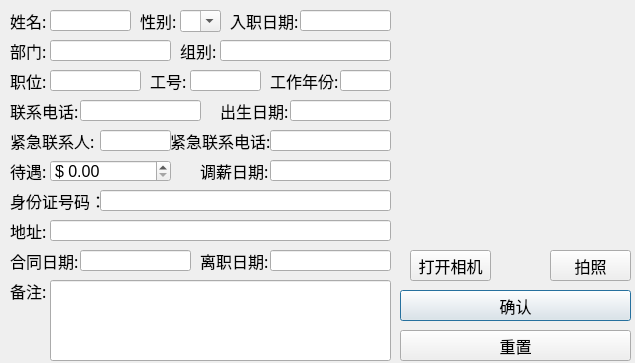
<?xml version="1.0" encoding="UTF-8"?>
<ui version="4.0">
 <class>Dialog</class>
 <widget class="QDialog" name="Dialog">
  <property name="geometry">
   <rect>
    <x>0</x>
    <y>0</y>
    <width>635</width>
    <height>363</height>
   </rect>
  </property>
  <property name="sizePolicy">
   <sizepolicy hsizetype="Fixed" vsizetype="Fixed">
    <horstretch>0</horstretch>
    <verstretch>0</verstretch>
   </sizepolicy>
  </property>
  <property name="font">
   <font>
    <pointsize>12</pointsize>
   </font>
  </property>
  <property name="windowTitle">
   <string>人员信息</string>
  </property>
  <property name="windowIcon">
   <iconset>
    <normaloff>ICO/主题.png</normaloff>ICO/主题.png</iconset>
  </property>
  <widget class="QLabel" name="label">
   <property name="geometry">
    <rect>
     <x>10</x>
     <y>10</y>
     <width>41</width>
     <height>21</height>
    </rect>
   </property>
   <property name="font">
    <font>
     <family>宋体</family>
     <pointsize>12</pointsize>
    </font>
   </property>
   <property name="text">
    <string>姓名:</string>
   </property>
  </widget>
  <widget class="QLineEdit" name="Text_XingMing">
   <property name="geometry">
    <rect>
     <x>50</x>
     <y>10</y>
     <width>81</width>
     <height>21</height>
    </rect>
   </property>
   <property name="layoutDirection">
    <enum>Qt::LeftToRight</enum>
   </property>
   <property name="autoFillBackground">
    <bool>false</bool>
   </property>
   <property name="inputMask">
    <string/>
   </property>
   <property name="alignment">
    <set>Qt::AlignLeading|Qt::AlignLeft|Qt::AlignVCenter</set>
   </property>
  </widget>
  <widget class="QLabel" name="label_2">
   <property name="geometry">
    <rect>
     <x>140</x>
     <y>10</y>
     <width>41</width>
     <height>21</height>
    </rect>
   </property>
   <property name="font">
    <font>
     <family>宋体</family>
     <pointsize>12</pointsize>
    </font>
   </property>
   <property name="text">
    <string>性别:</string>
   </property>
  </widget>
  <widget class="QLabel" name="label_3">
   <property name="geometry">
    <rect>
     <x>10</x>
     <y>40</y>
     <width>41</width>
     <height>21</height>
    </rect>
   </property>
   <property name="font">
    <font>
     <family>宋体</family>
     <pointsize>12</pointsize>
    </font>
   </property>
   <property name="text">
    <string>部门:</string>
   </property>
  </widget>
  <widget class="QLineEdit" name="Text_BuMen">
   <property name="geometry">
    <rect>
     <x>50</x>
     <y>40</y>
     <width>121</width>
     <height>21</height>
    </rect>
   </property>
   <property name="layoutDirection">
    <enum>Qt::LeftToRight</enum>
   </property>
   <property name="autoFillBackground">
    <bool>false</bool>
   </property>
   <property name="inputMask">
    <string/>
   </property>
   <property name="alignment">
    <set>Qt::AlignLeading|Qt::AlignLeft|Qt::AlignVCenter</set>
   </property>
  </widget>
  <widget class="QLineEdit" name="Text_ZhiWei">
   <property name="geometry">
    <rect>
     <x>50</x>
     <y>70</y>
     <width>91</width>
     <height>21</height>
    </rect>
   </property>
   <property name="layoutDirection">
    <enum>Qt::LeftToRight</enum>
   </property>
   <property name="autoFillBackground">
    <bool>false</bool>
   </property>
   <property name="inputMask">
    <string/>
   </property>
   <property name="text">
    <string/>
   </property>
   <property name="alignment">
    <set>Qt::AlignLeading|Qt::AlignLeft|Qt::AlignVCenter</set>
   </property>
  </widget>
  <widget class="QLabel" name="label_4">
   <property name="geometry">
    <rect>
     <x>10</x>
     <y>70</y>
     <width>41</width>
     <height>21</height>
    </rect>
   </property>
   <property name="font">
    <font>
     <family>宋体</family>
     <pointsize>12</pointsize>
    </font>
   </property>
   <property name="text">
    <string>职位:</string>
   </property>
  </widget>
  <widget class="QLabel" name="label_5">
   <property name="geometry">
    <rect>
     <x>150</x>
     <y>70</y>
     <width>41</width>
     <height>21</height>
    </rect>
   </property>
   <property name="font">
    <font>
     <family>宋体</family>
     <pointsize>12</pointsize>
    </font>
   </property>
   <property name="text">
    <string>工号:</string>
   </property>
  </widget>
  <widget class="QLineEdit" name="Text_GongHao">
   <property name="geometry">
    <rect>
     <x>190</x>
     <y>70</y>
     <width>71</width>
     <height>21</height>
    </rect>
   </property>
   <property name="layoutDirection">
    <enum>Qt::LeftToRight</enum>
   </property>
   <property name="autoFillBackground">
    <bool>false</bool>
   </property>
   <property name="inputMask">
    <string/>
   </property>
   <property name="text">
    <string/>
   </property>
   <property name="alignment">
    <set>Qt::AlignLeading|Qt::AlignLeft|Qt::AlignVCenter</set>
   </property>
  </widget>
  <widget class="QLabel" name="label_6">
   <property name="geometry">
    <rect>
     <x>10</x>
     <y>160</y>
     <width>41</width>
     <height>21</height>
    </rect>
   </property>
   <property name="font">
    <font>
     <family>宋体</family>
     <pointsize>12</pointsize>
    </font>
   </property>
   <property name="text">
    <string>待遇:</string>
   </property>
  </widget>
  <widget class="QLabel" name="label_7">
   <property name="geometry">
    <rect>
     <x>180</x>
     <y>40</y>
     <width>41</width>
     <height>21</height>
    </rect>
   </property>
   <property name="font">
    <font>
     <family>宋体</family>
     <pointsize>12</pointsize>
    </font>
   </property>
   <property name="text">
    <string>组别:</string>
   </property>
  </widget>
  <widget class="QLineEdit" name="Text_ZuBie">
   <property name="geometry">
    <rect>
     <x>220</x>
     <y>40</y>
     <width>171</width>
     <height>21</height>
    </rect>
   </property>
   <property name="layoutDirection">
    <enum>Qt::LeftToRight</enum>
   </property>
   <property name="autoFillBackground">
    <bool>false</bool>
   </property>
   <property name="inputMask">
    <string/>
   </property>
   <property name="text">
    <string/>
   </property>
   <property name="alignment">
    <set>Qt::AlignLeading|Qt::AlignLeft|Qt::AlignVCenter</set>
   </property>
  </widget>
  <widget class="QLabel" name="label_8">
   <property name="geometry">
    <rect>
     <x>230</x>
     <y>10</y>
     <width>71</width>
     <height>21</height>
    </rect>
   </property>
   <property name="font">
    <font>
     <family>宋体</family>
     <pointsize>12</pointsize>
    </font>
   </property>
   <property name="text">
    <string>入职日期:</string>
   </property>
  </widget>
  <widget class="QLineEdit" name="Text_RuZhi_RiQi">
   <property name="geometry">
    <rect>
     <x>300</x>
     <y>10</y>
     <width>91</width>
     <height>21</height>
    </rect>
   </property>
   <property name="layoutDirection">
    <enum>Qt::LeftToRight</enum>
   </property>
   <property name="autoFillBackground">
    <bool>false</bool>
   </property>
   <property name="inputMask">
    <string/>
   </property>
   <property name="text">
    <string/>
   </property>
   <property name="alignment">
    <set>Qt::AlignLeading|Qt::AlignLeft|Qt::AlignVCenter</set>
   </property>
  </widget>
  <widget class="QLineEdit" name="Text_LianXiDianHua">
   <property name="geometry">
    <rect>
     <x>80</x>
     <y>100</y>
     <width>121</width>
     <height>21</height>
    </rect>
   </property>
   <property name="layoutDirection">
    <enum>Qt::LeftToRight</enum>
   </property>
   <property name="autoFillBackground">
    <bool>false</bool>
   </property>
   <property name="inputMask">
    <string/>
   </property>
   <property name="text">
    <string/>
   </property>
   <property name="maxLength">
    <number>11</number>
   </property>
   <property name="alignment">
    <set>Qt::AlignLeading|Qt::AlignLeft|Qt::AlignVCenter</set>
   </property>
  </widget>
  <widget class="QLabel" name="label_9">
   <property name="geometry">
    <rect>
     <x>10</x>
     <y>100</y>
     <width>71</width>
     <height>21</height>
    </rect>
   </property>
   <property name="font">
    <font>
     <family>宋体</family>
     <pointsize>12</pointsize>
    </font>
   </property>
   <property name="text">
    <string>联系电话:</string>
   </property>
  </widget>
  <widget class="QComboBox" name="Text_XingBie">
   <property name="enabled">
    <bool>true</bool>
   </property>
   <property name="geometry">
    <rect>
     <x>180</x>
     <y>10</y>
     <width>41</width>
     <height>22</height>
    </rect>
   </property>
   <property name="editable">
    <bool>true</bool>
   </property>
   <property name="frame">
    <bool>true</bool>
   </property>
   <item>
    <property name="text">
     <string/>
    </property>
   </item>
   <item>
    <property name="text">
     <string>男</string>
    </property>
   </item>
   <item>
    <property name="text">
     <string>女</string>
    </property>
   </item>
  </widget>
  <widget class="QLineEdit" name="Text_JinJiLianXiHaoMa">
   <property name="geometry">
    <rect>
     <x>270</x>
     <y>130</y>
     <width>121</width>
     <height>21</height>
    </rect>
   </property>
   <property name="layoutDirection">
    <enum>Qt::LeftToRight</enum>
   </property>
   <property name="autoFillBackground">
    <bool>false</bool>
   </property>
   <property name="inputMask">
    <string/>
   </property>
   <property name="text">
    <string/>
   </property>
   <property name="maxLength">
    <number>11</number>
   </property>
   <property name="alignment">
    <set>Qt::AlignLeading|Qt::AlignLeft|Qt::AlignVCenter</set>
   </property>
  </widget>
  <widget class="QLabel" name="label_10">
   <property name="geometry">
    <rect>
     <x>170</x>
     <y>130</y>
     <width>101</width>
     <height>21</height>
    </rect>
   </property>
   <property name="font">
    <font>
     <family>宋体</family>
     <pointsize>12</pointsize>
    </font>
   </property>
   <property name="text">
    <string>紧急联系电话:</string>
   </property>
  </widget>
  <widget class="QLineEdit" name="Text_JinJiLianXiRen">
   <property name="geometry">
    <rect>
     <x>100</x>
     <y>130</y>
     <width>71</width>
     <height>21</height>
    </rect>
   </property>
   <property name="layoutDirection">
    <enum>Qt::LeftToRight</enum>
   </property>
   <property name="autoFillBackground">
    <bool>false</bool>
   </property>
   <property name="inputMask">
    <string/>
   </property>
   <property name="text">
    <string/>
   </property>
   <property name="alignment">
    <set>Qt::AlignLeading|Qt::AlignLeft|Qt::AlignVCenter</set>
   </property>
  </widget>
  <widget class="QLabel" name="label_11">
   <property name="geometry">
    <rect>
     <x>10</x>
     <y>130</y>
     <width>91</width>
     <height>21</height>
    </rect>
   </property>
   <property name="font">
    <font>
     <family>宋体</family>
     <pointsize>12</pointsize>
    </font>
   </property>
   <property name="text">
    <string>紧急联系人:</string>
   </property>
  </widget>
  <widget class="QLineEdit" name="Text_ChuSheng_RiQi">
   <property name="geometry">
    <rect>
     <x>290</x>
     <y>100</y>
     <width>101</width>
     <height>21</height>
    </rect>
   </property>
   <property name="layoutDirection">
    <enum>Qt::LeftToRight</enum>
   </property>
   <property name="autoFillBackground">
    <bool>false</bool>
   </property>
   <property name="inputMask">
    <string/>
   </property>
   <property name="text">
    <string/>
   </property>
   <property name="alignment">
    <set>Qt::AlignLeading|Qt::AlignLeft|Qt::AlignVCenter</set>
   </property>
   <property name="readOnly">
    <bool>true</bool>
   </property>
  </widget>
  <widget class="QLabel" name="label_13">
   <property name="geometry">
    <rect>
     <x>220</x>
     <y>100</y>
     <width>71</width>
     <height>21</height>
    </rect>
   </property>
   <property name="font">
    <font>
     <family>宋体</family>
     <pointsize>12</pointsize>
    </font>
   </property>
   <property name="text">
    <string>出生日期:</string>
   </property>
  </widget>
  <widget class="QLabel" name="label_14">
   <property name="geometry">
    <rect>
     <x>10</x>
     <y>190</y>
     <width>91</width>
     <height>21</height>
    </rect>
   </property>
   <property name="text">
    <string>身份证号码：</string>
   </property>
  </widget>
  <widget class="QLineEdit" name="Text_ShenFenZhengHaoMa">
   <property name="geometry">
    <rect>
     <x>100</x>
     <y>190</y>
     <width>291</width>
     <height>21</height>
    </rect>
   </property>
   <property name="layoutDirection">
    <enum>Qt::LeftToRight</enum>
   </property>
   <property name="autoFillBackground">
    <bool>false</bool>
   </property>
   <property name="inputMask">
    <string/>
   </property>
   <property name="text">
    <string/>
   </property>
   <property name="maxLength">
    <number>18</number>
   </property>
   <property name="alignment">
    <set>Qt::AlignLeading|Qt::AlignLeft|Qt::AlignVCenter</set>
   </property>
  </widget>
  <widget class="QLineEdit" name="Text_DiZhi">
   <property name="geometry">
    <rect>
     <x>50</x>
     <y>220</y>
     <width>341</width>
     <height>21</height>
    </rect>
   </property>
   <property name="layoutDirection">
    <enum>Qt::LeftToRight</enum>
   </property>
   <property name="autoFillBackground">
    <bool>false</bool>
   </property>
   <property name="inputMask">
    <string/>
   </property>
   <property name="text">
    <string/>
   </property>
   <property name="alignment">
    <set>Qt::AlignLeading|Qt::AlignLeft|Qt::AlignVCenter</set>
   </property>
  </widget>
  <widget class="QLabel" name="label_16">
   <property name="geometry">
    <rect>
     <x>10</x>
     <y>220</y>
     <width>41</width>
     <height>21</height>
    </rect>
   </property>
   <property name="font">
    <font>
     <family>宋体</family>
     <pointsize>12</pointsize>
    </font>
   </property>
   <property name="text">
    <string>地址:</string>
   </property>
  </widget>
  <widget class="QLabel" name="label_12">
   <property name="geometry">
    <rect>
     <x>270</x>
     <y>70</y>
     <width>71</width>
     <height>21</height>
    </rect>
   </property>
   <property name="font">
    <font>
     <family>宋体</family>
     <pointsize>12</pointsize>
    </font>
   </property>
   <property name="text">
    <string>工作年份:</string>
   </property>
  </widget>
  <widget class="QLineEdit" name="Text_GongZuoNianFen">
   <property name="geometry">
    <rect>
     <x>340</x>
     <y>70</y>
     <width>51</width>
     <height>21</height>
    </rect>
   </property>
   <property name="layoutDirection">
    <enum>Qt::LeftToRight</enum>
   </property>
   <property name="autoFillBackground">
    <bool>false</bool>
   </property>
   <property name="inputMask">
    <string/>
   </property>
   <property name="text">
    <string/>
   </property>
   <property name="alignment">
    <set>Qt::AlignLeading|Qt::AlignLeft|Qt::AlignVCenter</set>
   </property>
  </widget>
  <widget class="QLineEdit" name="Text_TiaoXin_RiQi">
   <property name="geometry">
    <rect>
     <x>270</x>
     <y>160</y>
     <width>121</width>
     <height>21</height>
    </rect>
   </property>
   <property name="layoutDirection">
    <enum>Qt::LeftToRight</enum>
   </property>
   <property name="autoFillBackground">
    <bool>false</bool>
   </property>
   <property name="inputMask">
    <string/>
   </property>
   <property name="text">
    <string/>
   </property>
   <property name="alignment">
    <set>Qt::AlignLeading|Qt::AlignLeft|Qt::AlignVCenter</set>
   </property>
  </widget>
  <widget class="QLabel" name="label_15">
   <property name="geometry">
    <rect>
     <x>200</x>
     <y>160</y>
     <width>71</width>
     <height>21</height>
    </rect>
   </property>
   <property name="font">
    <font>
     <family>宋体</family>
     <pointsize>12</pointsize>
    </font>
   </property>
   <property name="text">
    <string>调薪日期:</string>
   </property>
  </widget>
  <widget class="QLabel" name="label_17">
   <property name="geometry">
    <rect>
     <x>10</x>
     <y>280</y>
     <width>41</width>
     <height>21</height>
    </rect>
   </property>
   <property name="font">
    <font>
     <family>宋体</family>
     <pointsize>12</pointsize>
    </font>
   </property>
   <property name="text">
    <string>备注:</string>
   </property>
  </widget>
  <widget class="QLineEdit" name="Text_BeiZhu">
   <property name="geometry">
    <rect>
     <x>50</x>
     <y>280</y>
     <width>341</width>
     <height>81</height>
    </rect>
   </property>
   <property name="layoutDirection">
    <enum>Qt::LeftToRight</enum>
   </property>
   <property name="autoFillBackground">
    <bool>false</bool>
   </property>
   <property name="inputMask">
    <string/>
   </property>
   <property name="text">
    <string/>
   </property>
   <property name="alignment">
    <set>Qt::AlignLeading|Qt::AlignLeft|Qt::AlignTop</set>
   </property>
  </widget>
  <widget class="QPushButton" name="action_queren">
   <property name="geometry">
    <rect>
     <x>400</x>
     <y>290</y>
     <width>231</width>
     <height>31</height>
    </rect>
   </property>
   <property name="text">
    <string>确认</string>
   </property>
  </widget>
  <widget class="QPushButton" name="action_chongzhi">
   <property name="geometry">
    <rect>
     <x>400</x>
     <y>330</y>
     <width>231</width>
     <height>31</height>
    </rect>
   </property>
   <property name="text">
    <string>重置</string>
   </property>
  </widget>
  <widget class="QPushButton" name="action_paizhao">
   <property name="geometry">
    <rect>
     <x>550</x>
     <y>250</y>
     <width>81</width>
     <height>31</height>
    </rect>
   </property>
   <property name="text">
    <string>拍照</string>
   </property>
  </widget>
  <widget class="QPushButton" name="action_dakaixiangji">
   <property name="geometry">
    <rect>
     <x>410</x>
     <y>250</y>
     <width>81</width>
     <height>31</height>
    </rect>
   </property>
   <property name="text">
    <string>打开相机</string>
   </property>
  </widget>
  <widget class="QDoubleSpinBox" name="Text_DaiYu">
   <property name="geometry">
    <rect>
     <x>50</x>
     <y>160</y>
     <width>121</width>
     <height>22</height>
    </rect>
   </property>
   <property name="prefix">
    <string>$ </string>
   </property>
   <property name="decimals">
    <number>2</number>
   </property>
   <property name="maximum">
    <double>999999999.990000009536743</double>
   </property>
  </widget>
  <widget class="QWidget" name="widget" native="true">
   <property name="geometry">
    <rect>
     <x>390</x>
     <y>0</y>
     <width>241</width>
     <height>251</height>
    </rect>
   </property>
  </widget>
  <widget class="QLineEdit" name="Text_LiZhi_RiQi">
   <property name="geometry">
    <rect>
     <x>270</x>
     <y>250</y>
     <width>121</width>
     <height>21</height>
    </rect>
   </property>
   <property name="layoutDirection">
    <enum>Qt::LeftToRight</enum>
   </property>
   <property name="autoFillBackground">
    <bool>false</bool>
   </property>
   <property name="inputMask">
    <string/>
   </property>
   <property name="text">
    <string/>
   </property>
   <property name="alignment">
    <set>Qt::AlignLeading|Qt::AlignLeft|Qt::AlignVCenter</set>
   </property>
   <property name="readOnly">
    <bool>true</bool>
   </property>
  </widget>
  <widget class="QLabel" name="label_18">
   <property name="geometry">
    <rect>
     <x>10</x>
     <y>250</y>
     <width>71</width>
     <height>21</height>
    </rect>
   </property>
   <property name="font">
    <font>
     <family>宋体</family>
     <pointsize>12</pointsize>
    </font>
   </property>
   <property name="text">
    <string>合同日期:</string>
   </property>
  </widget>
  <widget class="QLineEdit" name="Text_HeTong_RiQi">
   <property name="geometry">
    <rect>
     <x>80</x>
     <y>250</y>
     <width>111</width>
     <height>21</height>
    </rect>
   </property>
   <property name="layoutDirection">
    <enum>Qt::LeftToRight</enum>
   </property>
   <property name="autoFillBackground">
    <bool>false</bool>
   </property>
   <property name="inputMask">
    <string/>
   </property>
   <property name="text">
    <string/>
   </property>
   <property name="alignment">
    <set>Qt::AlignLeading|Qt::AlignLeft|Qt::AlignVCenter</set>
   </property>
  </widget>
  <widget class="QLabel" name="label_19">
   <property name="geometry">
    <rect>
     <x>200</x>
     <y>250</y>
     <width>71</width>
     <height>21</height>
    </rect>
   </property>
   <property name="font">
    <font>
     <family>宋体</family>
     <pointsize>12</pointsize>
    </font>
   </property>
   <property name="text">
    <string>离职日期:</string>
   </property>
  </widget>
 </widget>
 <tabstops>
  <tabstop>Text_XingMing</tabstop>
  <tabstop>Text_RuZhi_RiQi</tabstop>
  <tabstop>Text_BuMen</tabstop>
  <tabstop>Text_ZuBie</tabstop>
  <tabstop>Text_ZhiWei</tabstop>
  <tabstop>Text_GongHao</tabstop>
  <tabstop>Text_GongZuoNianFen</tabstop>
  <tabstop>Text_LianXiDianHua</tabstop>
  <tabstop>Text_JinJiLianXiRen</tabstop>
  <tabstop>Text_JinJiLianXiHaoMa</tabstop>
  <tabstop>Text_DaiYu</tabstop>
  <tabstop>Text_ShenFenZhengHaoMa</tabstop>
  <tabstop>Text_DiZhi</tabstop>
  <tabstop>Text_BeiZhu</tabstop>
  <tabstop>action_dakaixiangji</tabstop>
  <tabstop>action_paizhao</tabstop>
  <tabstop>action_queren</tabstop>
  <tabstop>action_chongzhi</tabstop>
  <tabstop>Text_TiaoXin_RiQi</tabstop>
  <tabstop>Text_ChuSheng_RiQi</tabstop>
  <tabstop>Text_XingBie</tabstop>
 </tabstops>
 <resources/>
 <connections/>
</ui>
